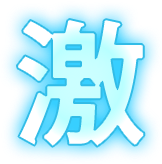
#> input picture design/home-visual/revision-03/sources/legacy-hit300g@2x.png, 162 x 164 px
$ python trace-geki.py
#> lines starting #> are read from the running program, lines starting #| are printed output that depends on the picture; after the words box and inside, x2 and y2 are one past the last pixel; in counts of white or black regions, pixels touching at a corner belong together
"""Trace the verified ppy Legacy hit300g asset to native vector paths.
Original image: ppy/osu-resources, CC BY-NC 4.0. See GEKI-SOURCE.md.
This is a deterministic format adaptation, not a newly typeset character.
"""
from pathlib import Path
import tempfile, subprocess
from xml.etree import ElementTree as ET
from PIL import Image
import numpy as np
ROOT=Path(__file__).resolve().parent
SRC=ROOT/'legacy-hit300g@2x.png'
NS='http://www.w3.org/2000/svg'
ET.register_namespace('',NS)
im=np.asarray(Image.open(SRC).convert('RGBA'))
#> im is the input picture: shape (164, 162, 4); mean R, G, B, A 123.9, 225.1, 252.8, 137.1
alpha=im[:,:,3]
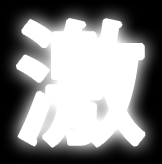
#> alpha: shape (164, 162); min 0, max 255, mean 137.1
foreground=(alpha>=220)&(im[:,:,0]>=170)&(im[:,:,1]>=225)&(im[:,:,2]>=230)
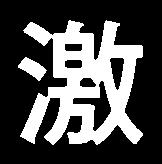
#> foreground: shape (164, 162) bool; 31.1% white; 2 white regions, box (x1, y1, x2, y2) and area: (20, 20, 143, 145) 7920, (18, 57, 47, 81) 351

def trace(mask):
    with tempfile.TemporaryDirectory(prefix='oclr-geki-trace-') as d:
        pbm=Path(d)/'mask.pbm';out=Path(d)/'trace.svg'
        Image.fromarray(np.where(mask,0,255).astype('uint8')).convert('1').save(pbm)
        subprocess.run(['potrace',str(pbm),'-s','-o',str(out),'-t','4','-a','0.75','-O','0.15'],check=True)
        root=ET.parse(out).getroot()
        g=root.find('{'+NS+'}g')
        return g
svg=ET.Element('{'+NS+'}svg',{'viewBox':'0 0 162 164','role':'img','aria-labelledby':'geki-title geki-desc'})
ET.SubElement(svg,'{'+NS+'}title',{'id':'geki-title'}).text='激 — osu! Legacy default hit300g'
ET.SubElement(svg,'{'+NS+'}desc',{'id':'geki-desc'}).text='Native vector trace of ppy/osu-resources Legacy hit300g@2x.png. Original ppy/osu! resources, CC BY-NC 4.0. Changes: deterministic contour tracing, smooth vector glow bands, and a white-to-cyan fill matching the source.'
ET.SubElement(svg,'{'+NS+'}metadata').text='Source: https://github.com/ppy/osu-resources/blob/b86b30a9c1109f612fead25c269f8ad6cae4a1c1/osu.Game.Resources/Skins/Legacy/hit300g%402x.png ; License: https://creativecommons.org/licenses/by-nc/4.0/ ; Attribution: ppy / osu! resources'
defs=ET.SubElement(svg,'{'+NS+'}defs')
grad=ET.SubElement(defs,'{'+NS+'}linearGradient',{'id':'geki-white-cyan','gradientUnits':'userSpaceOnUse','x1':'0','y1':'1640','x2':'0','y2':'0'})
for off,color in [('0','#ffffff'),('.42','#ffffff'),('1','#caffff')]:ET.SubElement(grad,'{'+NS+'}stop',{'offset':off,'stop-color':color})
for ident,mask,color,opacity in [('glow-outer',alpha>=28,'#32bce7','.25'),('glow-mid',alpha>=118,'#32bce7','.55'),('blue-core',alpha>=230,'#32bce7','1'),('glyph',foreground,'url(#geki-white-cyan)','1')]:
#> (the run stopped early here; a loop or call above may not have finished)
